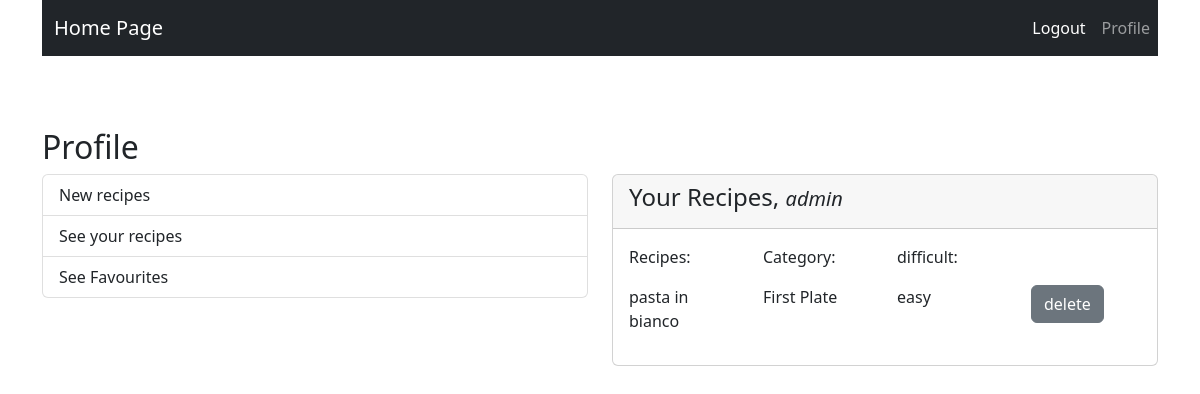
Page /recipes/seeRecpies/ (signed in) on the committed database.
### recipes/models.py (models this page shows)
class Recipe(models.Model):
    recipesName = models.CharField(max_length=30)
    recipesDifficult = models.CharField(max_length=30)
    category = models.CharField(blank=True, max_length=30, null=True)
    users = models.ForeignKey(User, blank=True, null=True, on_delete=models.CASCADE)
    description = models.CharField(max_length=2000, null=True)  # deve consentire una breve descrizione del piatto
    favorite = models.ManyToManyField(User, related_name='favorite_recipe')
    images = models.ImageField(null=True, upload_to='recipe_images/', blank=True)

### recipes/views.py (the view)
# urls.py: path('seeRecpies/', views.see_recipes, name='see-recipe'),
@login_required
def see_recipes(request):
    username = request.user.username  # recupero username
    dati_utente_queryset = Recipe.objects.filter(users__username=username)
    return render(request, 'see_recipes.html', {'dati_utente_queryset': dati_utente_queryset})

### templates/see_recipes.html
{% extends "profile_page.html" %}
{% block new_recipe %}
    <div class="card">
        <div class="card-header">
            <h4>Your Recipes, <a style="font-size: 20px ; font-style: italic">{{ user.get_username }}</a></h4>
        </div>
        <div class="card-body">
        <div class="row">
            <div class="col-lg-3">
                <p>Recipes:</p></div>
            <div class="col-lg-3">
                <p>Category:</p></div>
            <div class="col-lg-3">
                <p>difficult:</p></div>
        </div>
            {% for dati_utente in dati_utente_queryset %}
                <div class="row">
                    <div class="col-lg-3">
                        <p>{{ dati_utente.recipesName }}</p>
                    </div>
                    <div class="col-lg-3">
                        <p>{{ dati_utente.category }}</p>
                    </div>
                    <div class="col-lg-3">
                        <p>{{ dati_utente.recipesDifficult }}</p>
                    </div>
                    <div class="col-lg-3">
                        <a class="btn btn-secondary" href="{% url 'delete-recipes' dati_utente.id %}" role="button">delete</a>
                    </div>
                </div>
            {% endfor %}
        </div>
    </div>
{% endblock %}

### rows in the picture
Recipe: recipesName "pasta in bianco", category "First Plate", recipesDifficult "easy"

### other values in the picture
{{ user.get_username }} "admin"
